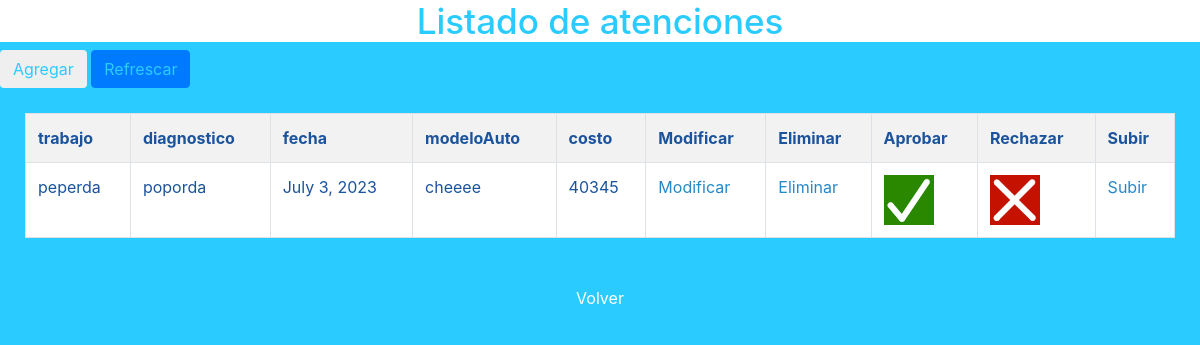
Screenshot of /tallerRayo/listado_atenciones (signed in) with the database file from the repository.
### tallerRayo/models.py (models this page shows, shortened)
class Atencion(models.Model):
     trabajo = models.CharField(primary_key=True, max_length=255)
     diagnostico = models.CharField(max_length=50)
     fecha = models.DateField(max_length=50)
     modeloAuto = models.CharField(max_length=50)
     imagenAuto = models.CharField(max_length=10)
     categoria = models.CharField(max_length=50, blank=True)
     materiales = models.CharField(max_length=500, blank=True)
     nombreMecanico = models.CharField(max_length=45)
     cliente = models.ForeignKey(formularioContacto, on_delete=models.CASCADE)
     rutCliente = models.CharField(max_length=45)
     costo = models.CharField(max_length=40)
     garantia = models.CharField(max_length=30)
     verify = models.CharField(max_length=1, blank=True)

### tallerRayo/views.py (the view)
# urls.py: path('listado_atenciones', views.listado_atenciones, name='listado_atenciones'),
def listado_atenciones(request):
    atenciones = Atencion.objects.all()
    context={"atenciones": atenciones}
    return render(request, 'listado_atenciones.html', context)

### tallerRayo/templates/listado_atenciones.html (shortened to what this page needs)
{% load static %}
<!DOCTYPE html>
<html>
  <head content="width=device-width, initial-scale=1.0">
   <link rel="stylesheet" href="https://stackpath.bootstrapcdn.com/bootstrap/4.1.3/css/bootstrap.min.css"
>
    <link rel="stylesheet" href="{% static 'css/css.css' %}">
  </head>
  <body class="bow">
     <div class="cajaTexto">
      <h2><header>Listado de atenciones</header></h2>
     </div>
    <button type="button" class="btn btn-xs"><a href="{% url 'formulario_atenciones_CORREGIDO' %}"> Agregar</a></button>
    <button type="button" class="btn btn-xs btn-primary"><a href="{% url 'listado_atenciones' %}"> Refrescar</a></button>
     <div class="lario3">
      <table class="table table-bordered table-striped" id="tabla1" style="background-color: white; color: #1b539c;">
        {% if atenciones%}
          <th>trabajo</th>
          <th>diagnostico</th>
          <th>fecha</th>
          <th>modeloAuto</th>
          <th>costo</th>
          <th>Modificar</th>
          <th>Eliminar</th>
          {% if user.is_authenticated and user.is_superuser %}
          <th>Aprobar</th>
          <th>Rechazar</th>
          <th>Subir</th>
          {% endif %}
          {% for x in atenciones%}
            {% if x.verify != '1' %}
            <tr>
              <td>{{ x.trabajo}}</td>
              <td>{{ x.diagnostico}}</td>
              <td>{{ x.fecha}}</td>
              <td>{{ x.modeloAuto}}</td>
              <td>{{ x.costo}}</td>
              <td><a class="btn-xs btn-warning" style="padding: 0 !important;" href="{% url 'modificar_atenciones' pk=x.trabajo %}">Modificar</a></td>
              <td><a class="btn-xs btn-danger" style="padding: 0 !important;" href="{% url 'eliminar_atenciones' pk=x.trabajo %}">Eliminar</a></td>
              {% if user.is_authenticated and user.is_superuser %}
              <td><a class="btn-xs bootstrapcdn" style="padding: 0 !important;" href="{% url 'ate_aprobada' %}">
                <img src="{% static 'img/icon1.png' %}">
              </a></td>
              <td><a class="btn-xs bootstrapcdn" style="padding: 0 !important;" href="{% url 'ate_rechazada' %}">
                <img src="{% static 'img/icon2.png' %}">
              </a></td>
              <td><a class="btn-xs btn-warning" style="padding: 0 !important;" href="{% url 'modificar_atenciones_us' pk=x.trabajo %}">Subir</a></td>
            {% endif %}
            </tr>
            {% endif %}
          {% endfor%}
        {% else %}
        <tr>
          <td>No existen atenciones</td>
        </tr>
        {%endif%}
      </table>
     </div>
      <div class="buttons">
        <center><div class="nav-item">
            <a href="{% url 'cuenta_angel_d_revilla' %}" style="color: white;" type="button" class="login-button btn btn-xs btn-default" title="Log in">
             Volver </a></center>
      </div>
  </body>
</html>

### tallerRayo/static/css/css.css (style rules this page uses)
header { color: #2ACBFF; text-align: center; font-size: 35px; }
.bow { background-color:#2ACBFF; }
.cajaTexto * { background-color: white !important; }
a { color: #2ACBFF; }
.lario3 { display: flex; justify-content: center; padding: 25px; margin:auto; background-color:#2ACBFF; color: white; list-style: none; flex-direction: column; }
.lario3 a { background-color: white; color:#2787c7; width: 70vw; background-clip: padding-box; max-width: 70vw; padding: 20px; }

### rows the page displays
Atencion: trabajo "peperda", diagnostico "poporda", fecha "July 3, 2023", modeloAuto "cheeee", costo "40345"
